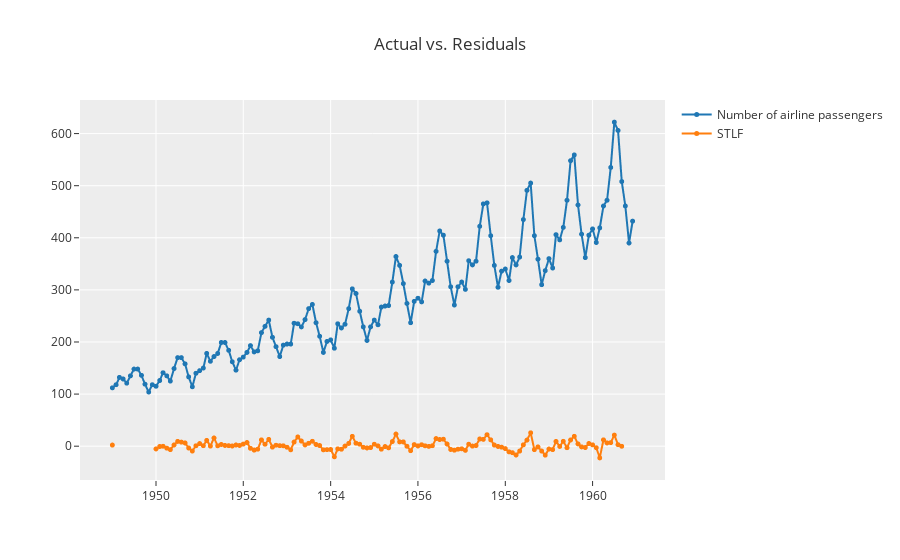

The notebook cell saved with this chart:
### Code cell
# residuals plot
plot_model(best, plot = 'residuals')

### Figure 1 — Plotly figure (JSON) as saved in the notebook; plotly's stock layout.template omitted (floating-point values rounded to 4 significant figures; data arrays with more than 128 entries replaced by an {"elided": "..."} marker saying what was removed)
{"data": [{"line": {"color": "rgb(31, 119, 180)", "width": 2}, "marker": {"color": "rgb(31, 119, 180)", "size": 5}, "mode": "lines+markers", "name": "Number of airline passengers", "type": "scattergl", "x": {"elided": "144 str values"}, "xaxis": "x", "y": {"elided": "144 int values"}, "yaxis": "y"}, {"line": {"color": "rgb(255, 127, 14)", "width": 2}, "marker": {"color": "rgb(255, 127, 14)", "size": 5}, "mode": "lines+markers", "name": "STLF", "type": "scattergl", "x": {"elided": "144 str values"}, "xaxis": "x", "y": {"elided": "144 float values"}, "yaxis": "y"}], "layout": {"showlegend": true, "title": {"text": "Actual vs. Residuals"}, "xaxis": {"anchor": "y", "domain": [0, 1]}, "yaxis": {"anchor": "x", "domain": [0, 1]}}}
